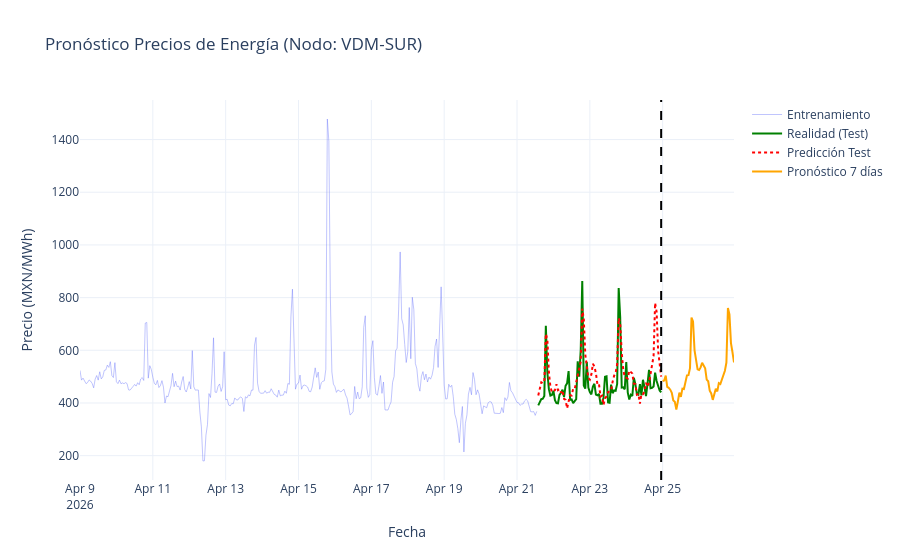

Notebook code cell kept with this figure:
### Code cell
#@title Visualizamos nuevamente prediciendo un horizonte mayor para validar


# Horizonte a predecir
horas_a_predecir = 48  #@param
ultima_ventana = test_data_scaled[-WINDOW_SIZE:].copy() # Iniciamos con las últimas 24h conocidas
proyecciones_scaled = []
fechas_futuras = []

# Referencia de tiempo
ultima_fecha_conocida = pd.to_datetime(fechas_test[-1])

print(f"Iniciando pronóstico recursivo para {horas_a_predecir} horas...")


for i in range(horas_a_predecir):
    # Preparamos el tensor de entrada (1, 24, 2)
    x_input = ultima_ventana.reshape(1, WINDOW_SIZE, 2)

    # Predecimos el siguiente precio (escalado)
    pred_precio_scaled = model.predict(x_input, verbose=0)[0][0]

    # Generamos la información temporal del futuro
    fecha_proyectada = ultima_fecha_conocida + timedelta(hours=i+1)
    hora_proyectada = fecha_proyectada.hour

    # Escalamos la hora usando el mismo scaler (requiere matriz de 2 cols)
    dummy_hora = np.zeros((1, 2))
    dummy_hora[0, 1] = hora_proyectada
    hora_proyectada_scaled = scaler.transform(dummy_hora)[0, 1]

    # Guardamos resultados
    proyecciones_scaled.append(pred_precio_scaled)
    fechas_futuras.append(fecha_proyectada)

    # Actualizamos la ventana: eliminamos el primer registro y añadimos la nueva predicción
    nuevo_registro = np.array([[pred_precio_scaled, hora_proyectada_scaled]])
    ultima_ventana = np.append(ultima_ventana[1:], nuevo_registro, axis=0)

# Regresamos a escala normal con la funcion que realizamos antes
y_futuro_real = invertir_escalado(np.array(proyecciones_scaled), scaler)

# Graficamos
fig_full = go.Figure()
# Train
fig_full.add_trace(go.Scatter(x=fechas_train, y=y_train_real, name='Entrenamiento', line=dict(width=1), opacity=0.4))
# Test
fig_full.add_trace(go.Scatter(x=fechas_test, y=y_test_real, name='Realidad (Test)', line=dict(color='green', width=2)))
# Predicción del modelo sobre el Test
fig_full.add_trace(go.Scatter(x=fechas_test, y=y_pred_real, name='Predicción Test', line=dict(color='red', dash='dot')))
# Prediccion del modelo a futuro desconocido
fig_full.add_trace(go.Scatter(x=fechas_futuras, y=y_futuro_real, name='Pronóstico 7 días', line=dict(color='orange', width=2)))

# Hoy
fig_full.add_vline(x=ultima_fecha_conocida, line_width=2, line_dash="dash", line_color="black")

fig_full.update_layout(
    title=f'Pronóstico Precios de Energía (Nodo: {nodo_objetivo})',
    xaxis_title='Fecha',
    yaxis_title='Precio (MXN/MWh)',
    template='plotly_white',
    hovermode='x unified'
)
fig_full.show()
